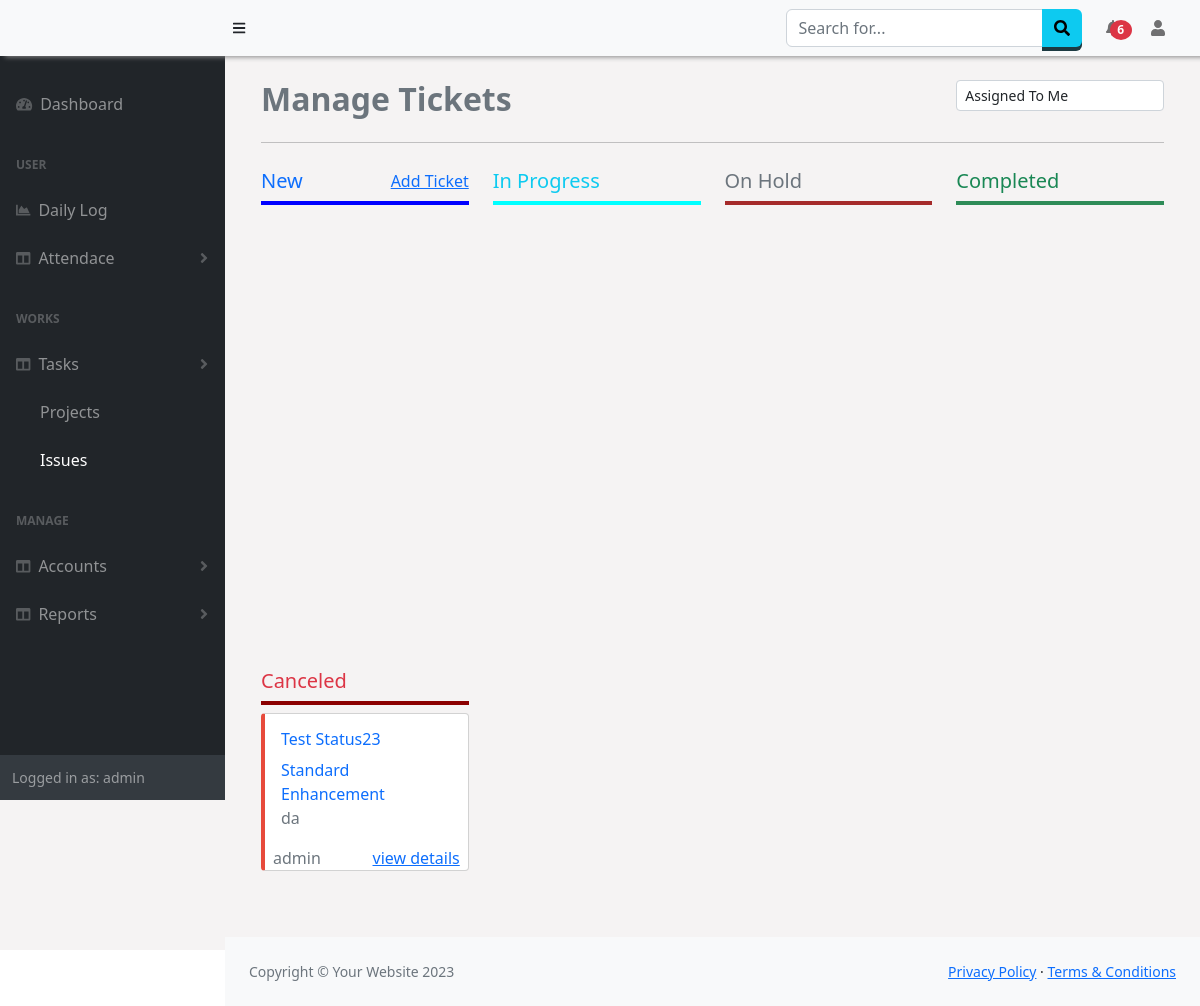
Screenshot of /Issue/ (signed in) with the database file from the repository.
### Issue/models.py (models this page shows, shortened)
class Ticket(models.Model):
    ticket_name= models.CharField(max_length=30)
    ticket_type= models.CharField(max_length=30)
    short_desc= models.CharField(max_length=130,null=True)
    open_date= models.DateField(null=True)
    affected_user= models.ForeignKey(employee,null=True,on_delete=models.SET_NULL)
    priority= models.CharField(max_length=30)
    state= models.CharField(max_length=30,default="New",null=True)
    last_updated= models.DateField(null=True)
    assigned_grp= models.CharField(max_length=30,null=True)
    assigned_to= models.ForeignKey(User,on_delete=models.SET_NULL,null=True)
    email= models.EmailField(max_length=100,null=True)
    comments= models.CharField(max_length=120,null=True)
    company = models.ForeignKey(Company,on_delete=models.SET_NULL,null=True)

### Issue/views.py (the view)
# urls.py: path('', views.index, name="allcustomers"),
@login_required
def index(request):
    users = checkTeams(request)
    comp = request.session['comp']
    allusers =User.objects.filter(pk__in=users[0]).values('id','username')
    ticket = Ticket.objects.filter(company__id=comp)
    mytickets = Ticket.objects.filter(assigned_to= request.user)
    customer = employee.objects.all().values()
    dic = {
        'ticket':ticket,
        'users':list(allusers),
        'customer':list(customer),
        'mytickets':mytickets
        }
    return render(request, 'Issues/allIssues.html', dic)

### Attendance/context_processors.py (called while the page is built)
def getNewLeaves(request):
    if request.user.id:
        is_manager = checkTeams(request)
        if is_manager[1] == True:
            new_leaves = Leave.objects.filter(user__id__in=is_manager[0],approval = 2)
        else:
            today = datetime.datetime.now()
            new_leaves = Leave.objects.filter(user=request.user,date_approved__gte=today.date())
        return {"manager":is_manager[1],'n_leaves':new_leaves}
    else:
        return {}

def getLogApproval(request):
    if request.user.id:
        is_manager = checkTeams(request)
        if is_manager[1] == True:
            l_approval = LogApproval.objects.filter(user__id__in=is_manager[0],request=True)
        else:
            l_approval = LogApproval.objects.filter(user=request.user,status=True)
        return {'n_log_approval':l_approval}
    else:
        return {}

### Manager/views.py (called while the page is built, shortened)
def checkTeams(request):
    is_team = False
    if request.user.is_superuser:
        users = Employees.objects.values('user').filter(company=request.session['comp'])
        is_team=True
    return users,is_team

### Issue/templates/Issues/allIssues.html (shortened to what this page needs)
{% extends "base.html" %}
{% block script %}
<link href="/static/css/drag-n-drop.css" rel="stylesheet" />
{% endblock %}
{% block content %}
<div class="container">
    <div class="table-wrapper">
        <div class="table-title">
            <div class="row d-flex justify-content-between">
                <div class="col-sm-4 col-md-6 col-xs-8 col-12 text-secondary">
                    <h2><b>Manage Tickets</b></h2>
                </div>
                <div class="col-sm-3 col-12">
                    <select id="sview" class="form-control form-control-sm">
                        <option value="assignedcard">Assigned To Me</option>
                    </select>
                </div>
            </div>
        </div><hr>
        <div id="myAssignedView" class="mt-2 mb-3">
            <div class="row">
                <div class="column column-todo col-12 col-md-3 col-sm-6" id="new" ondrop="drop(event)" ondragover="allowDrop(event)" style="height:500px;">
                    <div class="d-flex justify-content-between" style="border-bottom: 4px solid blue !important;">
                        <div ><h5 class="text-primary">New</h5></div>
                        <div ><a href="#" data-bs-toggle="modal" data-bs-target="#ticketModal"><span>Add Ticket</span></a></div>
                    </div>
                </div>
                <div class="column column-todo col-12 col-md-3 col-sm-6" id="inprogress" ondrop="drop(event)" ondragover="allowDrop(event)">
                    <div class="d-flex justify-content-between" style="border-bottom: 4px solid cyan !important;">
                        <div ><h5 class="text-info">In Progress</h5></div>
                    </div>
                </div>
                <div class="column column-todo col-12 col-md-3 col-sm-6" id="hold" ondrop="drop(event)" ondragover="allowDrop(event)">
                    <div class="d-flex justify-content-between" style="border-bottom: 4px solid brown !important;">
                        <div ><h5 class="text-secondary">On Hold</h5></div>
                    </div>
                </div>
                <div class="column column-todo col-12 col-md-3 col-sm-6" id="complete" ondrop="drop(event)" ondragover="allowDrop(event)">
                    <div class="d-flex justify-content-between" style="border-bottom: 4px solid seagreen !important;">
                        <div ><h5 class="text-success">Completed</h5></div>
                    </div>
                </div>
                <div class="column column-todo col-12 col-md-3 col-sm-6" id="canceled" ondrop="drop(event)" ondragover="allowDrop(event)">
                    <div class="d-flex justify-content-between" style="border-bottom: 4px solid darkred !important;">
                        <div ><h5 class="text-danger">Canceled</h5></div>
                    </div>
                    {%for i in mytickets %}
                    {% if i.state == 'Canceled' %}
                    <div draggable="true" ondragstart="drag(event)" data-id="{{i.id}}" class="card mt-2 mb-3 rounded-1" style="border-left: 0.25rem solid{% if i.priority == 'high' %}#e74a3b{% elif i.priority == 'medium' %}#36b9cc{% elif i.priority == 'low' %}#4e73df {% endif %};">
                        <div class="card-body text-primary">
                        <h6 class="card-title">{{i.ticket_name}}</h6>
                        <span class="fw-light">{{i.ticket_type}}</span>
                        <p class="card-text text-secondary mt-0"> {{i.short_desc}}</p>
                        </div>
                        <div class="d-flex justify-content-between">
                            <div ><span class="ms-2 text-secondary">{{i.assigned_to}}</span></div>
                            <div ><span class="me-2"><a href="{% url 'issueDetails' issueid=i.id %}">view details</a></span></div>
                        </div>
                    </div>
                    {% endif %}
                    {% endfor %}
                </div>
            </div>
        </div>
    </div>
</div>
{% endblock %}

### templates/base.html (shortened to what this page needs)
<!DOCTYPE html>
<html lang="en">
    <head>
        <link href="https://cdn.jsdelivr.net/npm/simple-datatables@7.1.2/dist/style.min.css" rel="stylesheet" />
        <link href="https://cdn.datatables.net/1.13.5/css/jquery.dataTables.min.css" rel="stylesheet" />
        <link href="https://cdn.datatables.net/buttons/2.4.1/css/buttons.dataTables.min.css" rel="stylesheet" />
        <link href="/static/css/styles.css" rel="stylesheet" />
        <link href="/static/css/customSB.css" rel="stylesheet" />
        {% block script %}
        {% endblock %}
    </head>
    <body class="sb-nav-fixed" >
        <nav class="sb-topnav navbar navbar-expand-sm navbar-light bg-light fixed-top" style=" box-shadow: 5px 1px 5px #888888;">
            <a class="navbar-brand ps-3 bg-light" href="{% url 'home' %}">{{request.session.company}}{{request.session.id}}</a>
            <button class="btn btn-link btn-sm order-2 order-lg-0 me-4 me-lg-0" id="sidebarToggle" href="#!"><i class="fas fa-bars"></i></button>
            <form class="d-none d-md-inline-block form-inline ms-auto me-0 me-md-3 my-2 my-md-0">
                <div class="input-group">
                    <input class="form-control" type="text" placeholder="Search for..." aria-label="Search for..." aria-describedby="btnNavbarSearch" />
                    <button class="btn btn-info" id="btnNavbarSearch" type="button"><i class="fas fa-search"></i></button>
                </div>
            </form>
            <ul class="navbar-nav ms-auto ms-md-0 ">
                <li class="nav-item dropdown">
                    <a class="nav-link dropdown-toggle" id="navbarDropdown" href="#" role="button" data-bs-toggle="dropdown" aria-expanded="false"> <span class="badge badge-sm badge-danger badge-counter bg-danger rounded-circle " style="margin-left:-10px;">{% if n_leaves.count|add:n_log_approval.count != 0 %}{{ n_leaves.count|add:n_log_approval.count}}{% endif %}</span></a>
                        </a></li>
                    </ul>
            <ul class="navbar-nav  ms-md-0 me-3 me-lg-4">
                <li class="nav-item dropdown">
                    <a class="nav-link dropdown-toggle" id="navbarDropdown" href="#" role="button" data-bs-toggle="dropdown" aria-expanded="false"><i class="fas fa-user fa-fw"></i></a>
                </li>
            </ul>
        </nav>
        <div id="layoutSidenav" style="background-color:rgb(245, 243, 243);">
            <div id="layoutSidenav_nav">
                <nav class="sb-sidenav accordion sb-sidenav-dark" id="sidenavAccordion" >
                    <div class="sb-sidenav-menu" >
                        <div class="nav">
                            <a class="nav-link mt-4" href="{% url 'home' %}">
                                <div class="sb-nav-link-icon"><i class="fas fa-tachometer-alt"></i></div>
                                <span style="{% if request.path == '/' %}color:white;{% endif %}">Dashboard<span>
                            </a>
                            <div class="sb-sidenav-menu-heading">User</div>
                            <a class="nav-link" href="{% url 'dailylog' %}">
                                <div class="sb-nav-link-icon"><i class="fas fa-chart-area"></i></div>
                                <span style="{% if request.path == '/Worklog/dailylog/' %}color:white;{% endif %}">Daily Log<span>
                            </a>
                            <a class="nav-link collapsed" href="#" data-bs-toggle="collapse" data-bs-target="#collapseAttendance" aria-expanded="false" aria-controls="collapseLayouts">
                                <div class="sb-nav-link-icon"><i class="fas fa-columns"></i></div>
                                Attendace
                                <div class="sb-sidenav-collapse-arrow"><i class="fas fa-angle-down"></i></div>
                            </a>
                            <div class="sb-sidenav-menu-heading">Works</div>
                            <a class="nav-link collapsed" href="#" data-bs-toggle="collapse" data-bs-target="#collapseLayouts" aria-expanded="false" aria-controls="collapseLayouts">
                                <div class="sb-nav-link-icon"><i class="fas fa-columns"></i></div>
                                Tasks
                                <div class="sb-sidenav-collapse-arrow"><i class="fas fa-angle-down"></i></div>
                            </a>
                            <div class="" id="collapseLayouts" aria-labelledby="headingOne" data-bs-parent="#sidenavAccordion">
                                <nav class="sb-sidenav-menu-nested nav">
                                    <a class="nav-link" href="{% url 'aproject' %}" style="{% if request.path|slice:'9' == '/Project/' %}color:white;{% endif %}">Projects</a>
                                    <a class="nav-link" href="{% url 'index' %}" style="{% if request.path|slice:'7' == '/Issue/' %}color:white;{% endif %}">Issues</a>
                                </nav>
                            </div>
                            <div class="sb-sidenav-menu-heading">Manage</div>
                            <a class="nav-link collapsed" href="#" data-bs-toggle="collapse" data-bs-target="#collapseDetails" aria-expanded="false" aria-controls="collapseLayouts">
                                <div class="sb-nav-link-icon"><i class="fas fa-columns"></i></div>
                                Accounts
                                <div class="sb-sidenav-collapse-arrow"><i class="fas fa-angle-down"></i></div>
                            </a>
                            <a class="nav-link collapsed" href="#" data-bs-toggle="collapse" data-bs-target="#collapseReports" aria-expanded="false" aria-controls="collapseLayouts">
                                <div class="sb-nav-link-icon"><i class="fas fa-columns"></i></div>
                                Reports
                                <div class="sb-sidenav-collapse-arrow"><i class="fas fa-angle-down"></i></div>
                            </a>
                        </div>
                    </div>
                    <div class="sb-sidenav-footer">
                        <div class="small">Logged in as: {{ user.username}}</div>
                    </div>
                </nav>
            </div>
            <div id="layoutSidenav_content" >
                <main class="p-4" >
                    {% block content %}
                {% endblock %}
                </main>
                <footer class="py-4 bg-light mt-auto">
                    <div class="container-fluid px-4">
                        <div class="d-flex align-items-center justify-content-between small">
                            <div class="text-muted">Copyright &copy; Your Website 2023</div>
                            <div>
                                <a href="#">Privacy Policy</a>
                                &middot;
                                <a href="#">Terms &amp; Conditions</a>
                            </div>
                        </div>
                    </div>
                </footer>
            </div>
        </div>
        <link href="https://cdnjs.cloudflare.com/ajax/libs/twitter-bootstrap/5.2.0/css/bootstrap.min.css" rel="stylesheet" type="text/css">
    </body>
</html>

### static/css/drag-n-drop.css (style rules this page uses)
.card { margin-bottom: 10px; border-radius: 3px; cursor: pointer; cursor: grab; transition: all 0.3s cubic-bezier(0.4, 0.0, 0.2, 1); }
.column { padding: 10px; transition: all 0.3s cubic-bezier(0.4, 0.0, 0.2, 1); }
.card:last-child { margin-bottom: 0; }

### templates/base.html (style rules this page uses)
.dropdown-toggle:after { display: none !important; }
.navbar,.sb-sidenav { background-color:DodgerBlue important; }
.btn { outline: none; cursor: pointer; border: none !important; display: block; position: relative; font-size: 16px ; font-weight: 600 !important; color: #fff; text-transform: uppercase; letter-spacing: 1px; }
.btn-info { background-color: #5bc0de; box-shadow: 0 4px #1C3A42; }

### rows the page displays
Ticket: ticket_name "Test Status23", ticket_type "Standard Enhancement", short_desc "da", assigned_to "admin"

### other values shown
{{ n_leaves.count|add:n_log_approval.count }} "6"
{{ user.username }} "admin"
